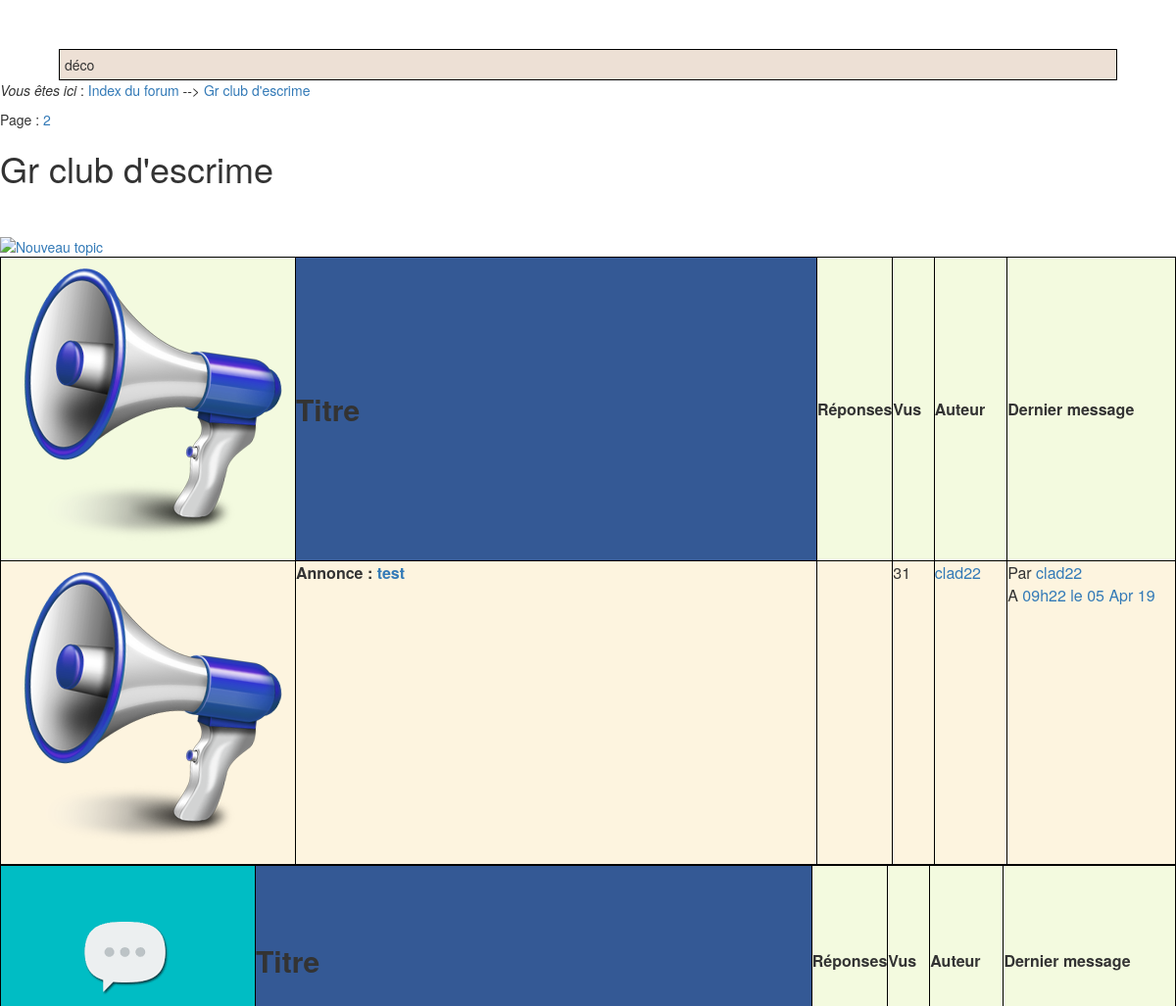
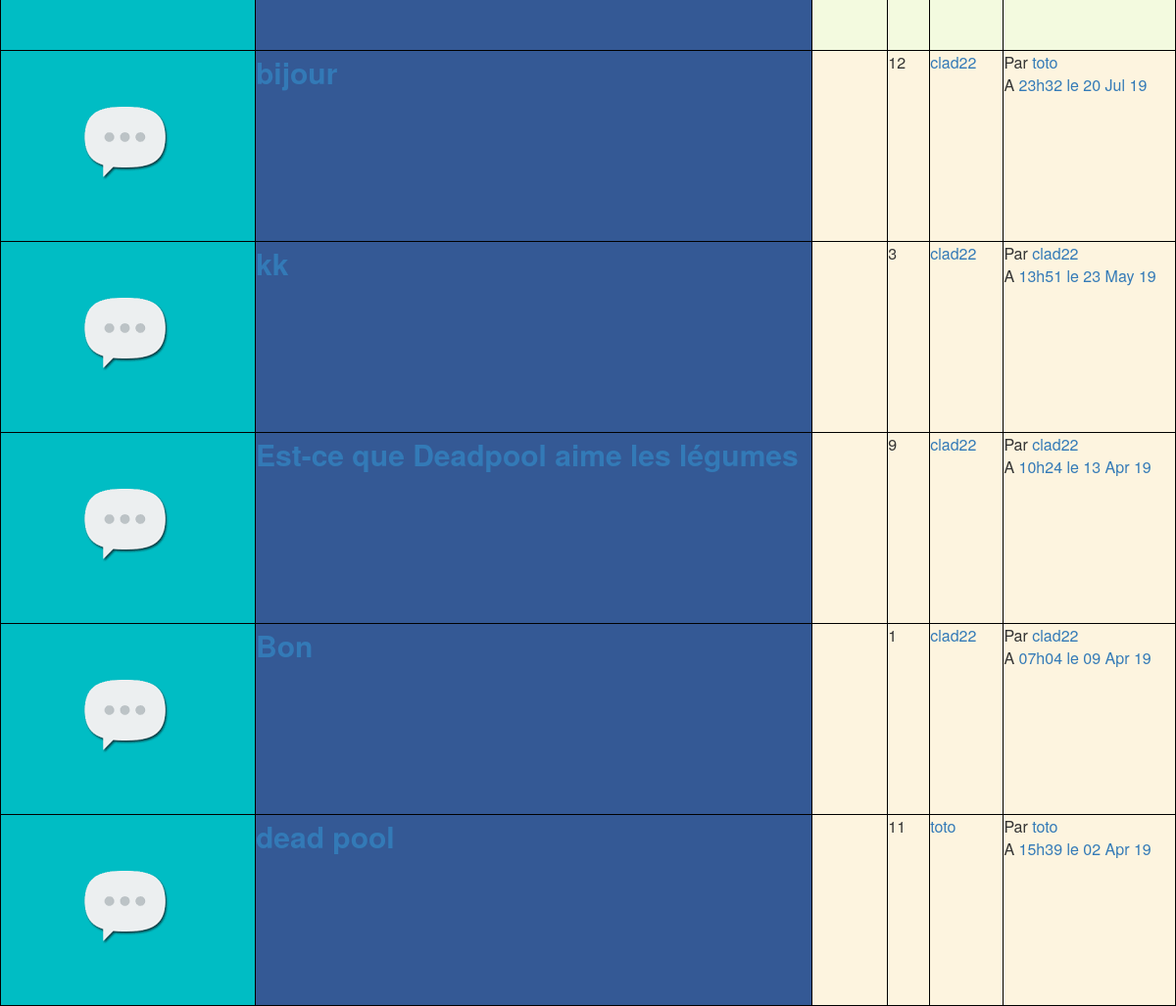
Screenshot of /voirforum.php?f=6 with the database file from the repository (2 pictures, top to bottom).
### tables this page shows
CREATE TABLE IF NOT EXISTS `forum_forum` (
  `forum_id` int(11) NOT NULL AUTO_INCREMENT,
  `forum_cat_id` mediumint(8) NOT NULL,
  `forum_name` varchar(30) NOT NULL,
  `forum_desc` text NOT NULL,
  `forum_ordre` mediumint(8) NOT NULL,
  `forum_last_post_id` int(11) NOT NULL,
  `forum_topic` mediumint(8) NOT NULL,
  `forum_post` mediumint(8) NOT NULL,
  `auth_view` tinyint(4) NOT NULL,
  `auth_post` tinyint(4) NOT NULL,
  `auth_topic` tinyint(4) NOT NULL,
  `auth_annonce` tinyint(4) NOT NULL,
  `auth_modo` tinyint(4) NOT NULL,
  PRIMARY KEY (`forum_id`)
);

CREATE TABLE IF NOT EXISTS `forum_topic` (
  `topic_id` int(11) NOT NULL AUTO_INCREMENT,
  `forum_id` int(11) NOT NULL,
  `topic_titre` char(60) NOT NULL,
  `topic_createur` int(11) NOT NULL,
  `topic_vu` mediumint(8) NOT NULL,
  `topic_time` int(11) NOT NULL,
  `topic_genre` varchar(30) NOT NULL,
  `topic_last_post` int(11) DEFAULT NULL,
  `topic_first_post` int(11) DEFAULT NULL,
  `topic_post` mediumint(8) DEFAULT NULL,
  PRIMARY KEY (`topic_id`),
  UNIQUE KEY `topic_last_post` (`topic_last_post`)
);

CREATE TABLE IF NOT EXISTS `forum_membres` (
  `membre_id` int(11) NOT NULL AUTO_INCREMENT,
  `membre_pseudo` varchar(30) NOT NULL,
  `membre_mdp` varchar(60) NOT NULL,
  `membre_email` varchar(250) NOT NULL,
  `membre_avatar` varchar(100) NOT NULL,
  `membre_signature` varchar(200) NOT NULL,
  `membre_localisation` varchar(100) NOT NULL,
  `membre_inscrit` int(11) NOT NULL,
  `membre_derniere_visite` int(11) NOT NULL,
  `membre_rang` tinyint(4) DEFAULT '2',
  `membre_post` int(11) DEFAULT NULL,
  PRIMARY KEY (`membre_id`)
);

CREATE TABLE IF NOT EXISTS `forum_post` (
  `post_id` int(11) NOT NULL AUTO_INCREMENT,
  `post_createur` int(11) NOT NULL,
  `post_texte` text NOT NULL,
  `post_time` int(11) NOT NULL,
  `topic_id` int(11) NOT NULL,
  `post_forum_id` int(11) NOT NULL,
  PRIMARY KEY (`post_id`)
);

### voirforum.php (the view, shortened to what this page needs)
<?php
include_once("début.php");
include_once("menu.php");
include_once("menu2.php");
$forum = (int) $_GET['f'];
$query=$bdd->prepare('SELECT forum_name, forum_topic, auth_view, auth_topic FROM forum_forum WHERE forum_id = :forum');
$query->bindValue(':forum',$forum,PDO::PARAM_INT);
$query->execute();
$data=$query->fetch();
$totalDesMessages = $data['forum_topic'] + 1;
$nombreDeMessagesParPage = 25;
$nombreDePages = ceil($totalDesMessages / $nombreDeMessagesParPage);
?>
<?php
echo '<p><i>Vous êtes ici</i> : <a href="index.php">Index du forum</a> -->
<a href="voirforum.php?f='.$forum.'">'.stripslashes(htmlspecialchars($data['forum_name'])).'</a>';
$page = (isset($_GET['page']))?intval($_GET['page']):1;
for ($i = 1 ; $i <= $nombreDePages ; $i++)
echo '<p>Page : ';
    if ($i == $page)
    {
    echo $i;
    }
    else
    {
    echo '
    <a href="voirforum.php?f='.$forum.'&amp;page='.$i.'">'.$i.'</a>';
    }
echo '</p>';
$premierMessageAafficher = ($page - 1) * $nombreDeMessagesParPage;
echo '<h1>'.stripslashes(htmlspecialchars($data['forum_name'])).'</h1><br /><br />';
echo'<a href="poster.php?action=nouveautopic&amp;f='.$forum.'">
<img src="images/nouve.gif" alt="Nouveau topic" title="Poster un nouveau topic" /></a>';
?>
<?php
$query=$bdd->prepare('SELECT forum_topic.topic_id, topic_titre, topic_createur, topic_vu, topic_post, topic_time, topic_last_post,
Mb.membre_pseudo AS membre_pseudo_createur, post_createur, post_time, Ma.membre_pseudo AS membre_pseudo_last_posteur, post_id FROM forum_topic
LEFT JOIN forum_membres Mb ON Mb.membre_id = forum_topic.topic_createur
LEFT JOIN forum_post ON forum_topic.topic_last_post = forum_post.post_id
LEFT JOIN forum_membres Ma ON Ma.membre_id = forum_post.post_createur
WHERE topic_genre = "Annonce" AND forum_topic.forum_id = :forum
ORDER BY topic_last_post DESC');
$query->bindValue(':forum',$forum,PDO::PARAM_INT);
$query->execute();
?>
<?php
if ($query->rowCount()>0)
{
        ?>
        <table>
        <tr>
        <th><img src="images/annonce.gif" alt="Annonce" /></th>
        <th class="titre"><strong>Titre</strong></th>
        <th class="nombremessages"><strong>Réponses</strong></th>
        <th class="nombrevu"><strong>Vus</strong></th>
        <th class="auteur"><strong>Auteur</strong></th>
        <th class="derniermessage"><strong>Dernier message</strong></th>
        </tr>
        <?php
        while ($data=$query->fetch())
        {
                echo'<tr><td><img src="images/annonce.gif" alt="Annonce" /></td>
                <td id="titre"><strong>Annonce : </strong>
                <strong><a href="voirtopic.php?t='.$data['topic_id'].'"
                title="Topic commencé à
                '.date('H\hi \l\e d M,y',$data['topic_time']).'">
                '.stripslashes(htmlspecialchars($data['topic_titre'])).'</a></strong></td>
                <td class="nombremessages">'.$data['topic_post'].'</td>
                <td class="nombrevu">'.$data['topic_vu'].'</td>
                <td><a href="voirprofil.php?m='.$data['topic_createur'].'
                &amp;action=consulter">
                '.stripslashes(htmlspecialchars($data['membre_pseudo_createur'])).'</a></td>';
		$nombreDeMessagesParPage = 15;
		$nbr_post = $data['topic_post'] +1;
		$page = ceil($nbr_post / $nombreDeMessagesParPage);
                echo '<td class="derniermessage">Par
                <a href="voirprofil.php?m='.$data['post_createur'].'
                &amp;action=consulter">
                '.stripslashes(htmlspecialchars($data['membre_pseudo_last_posteur'])).'</a><br />
                A <a href="voirtopic.php?t='.$data['topic_id'].'&amp;page='.$page.'#p_'.$data['post_id'].'">'.date('H\hi \l\e d M y',$data['post_time']).'</a></td></tr>';
        }
        ?>
        </table>
        <?php
}
?>
<?php
$query=$bdd->prepare('SELECT forum_topic.topic_id, topic_titre, topic_createur, topic_vu, topic_post, topic_time, topic_last_post,
Mb.membre_pseudo AS membre_pseudo_createur, post_id, post_createur, post_time, Ma.membre_pseudo AS membre_pseudo_last_posteur FROM forum_topic
LEFT JOIN forum_membres Mb ON Mb.membre_id = forum_topic.topic_createur
LEFT JOIN forum_post ON forum_topic.topic_last_post = forum_post.post_id
LEFT JOIN forum_membres Ma ON Ma.membre_id = forum_post.post_createur
WHERE topic_genre <> "Annonce" AND forum_topic.forum_id = :forum
ORDER BY topic_last_post DESC
LIMIT :premier ,:nombre');
$query->bindValue(':forum',$forum,PDO::PARAM_INT);
$query->bindValue(':premier',(int) $premierMessageAafficher,PDO::PARAM_INT);
$query->bindValue(':nombre',(int) $nombreDeMessagesParPage,PDO::PARAM_INT);
$query->execute();
if ($query->rowCount()>0)
{
?>
        <table>
        <tr>
        <th><img src="./images/message.gif" alt="Message" /></th>
        <th class="titre"><strong>Titre</strong></th>
        <th class="nombremessages"><strong>Réponses</strong></th>
        <th class="nombrevu"><strong>Vus</strong></th>
        <th class="auteur"><strong>Auteur</strong></th>
        <th class="derniermessage"><strong>Dernier message  </strong></th>
        </tr>
        <?php
        while ($data = $query->fetch())
        {
                echo'<tr><td><img src="./images/message.gif" alt="Message" /></td>
                <td class="titre">
                <strong><a href="voirtopic.php?t='.$data['topic_id'].'"
                title="Topic commencé à
                '.date('H\hi \l\e d M,y',$data['topic_time']).'">
                '.stripslashes(htmlspecialchars($data['topic_titre'])).'</a></strong></td>
                <td class="nombremessages">'.$data['topic_post'].'</td>
                <td class="nombrevu">'.$data['topic_vu'].'</td>
                <td><a href="voirprofil.php?m='.$data['topic_createur'].'
                &amp;action=consulter">
                '.stripslashes(htmlspecialchars($data['membre_pseudo_createur'])).'</a></td>';
		$nombreDeMessagesParPage = 15;
		$nbr_post = $data['topic_post'] +1;
		$page = ceil($nbr_post / $nombreDeMessagesParPage);
                echo '<td class="derniermessage">Par
                <a href="voirprofil.php?m='.$data['post_createur'].'
                &amp;action=consulter">
                '.stripslashes(htmlspecialchars($data['membre_pseudo_last_posteur'])).'</a><br />
                A <a href="voirtopic.php?t='.$data['topic_id'].'&amp;page='.$page.'#p_'.$data['post_id'].'">'.date('H\hi \l\e d M y',$data['post_time']).'</a></td></tr>';
        }
        ?>
        </table>
        <?php
}
else
{
        echo'<p>Ce forum ne contient aucun sujet actuellement</p>';
}
?>
</body></html>

### design.css (style rules this page uses)
.titre { width:61%; }
.nombremessages { width:2%; }
.nombrevu { width:4%; }
.auteur { width:7%; }
.derniermessage { width:18%; }
td { border: 1px solid black; background-color: rgb(253,244,223); vertical-align:top; }
table { background-color: rgb(237,224,213); border: 1px solid black; }
th { background-color: rgb(243,250,223); border: 1px solid black; }

### css/style.css (style rules this page uses)
body { font-family: sans-serif; }
.titre { background: #345995; background-size: cover; font-size: 3rem; }

### rows the page displays
forum_forum: forum_name "Gr club d'escrime"
forum_topic: topic_titre "test", topic_vu "31", forum_membres.membre_pseudo "clad22", forum_post.post_time "09h22 le 05 Apr 19"
forum_topic: topic_titre "bijour", topic_vu "12", forum_membres.membre_pseudo "clad22", forum_membres.membre_pseudo "toto", forum_post.post_time "23h32 le 20 Jul 19"
forum_topic: topic_titre "kk", topic_vu "3", forum_membres.membre_pseudo "clad22", forum_post.post_time "13h51 le 23 May 19"
forum_topic: topic_titre "Est-ce que Deadpool aime les légumes", topic_vu "9", forum_membres.membre_pseudo "clad22", forum_post.post_time "10h24 le 13 Apr 19"
forum_topic: topic_titre "Bon", topic_vu "1", forum_membres.membre_pseudo "clad22", forum_post.post_time "07h04 le 09 Apr 19"
forum_topic: topic_titre "dead pool", topic_vu "11", forum_membres.membre_pseudo "toto", forum_post.post_time "15h39 le 02 Apr 19"

### other values shown
$i "2"
